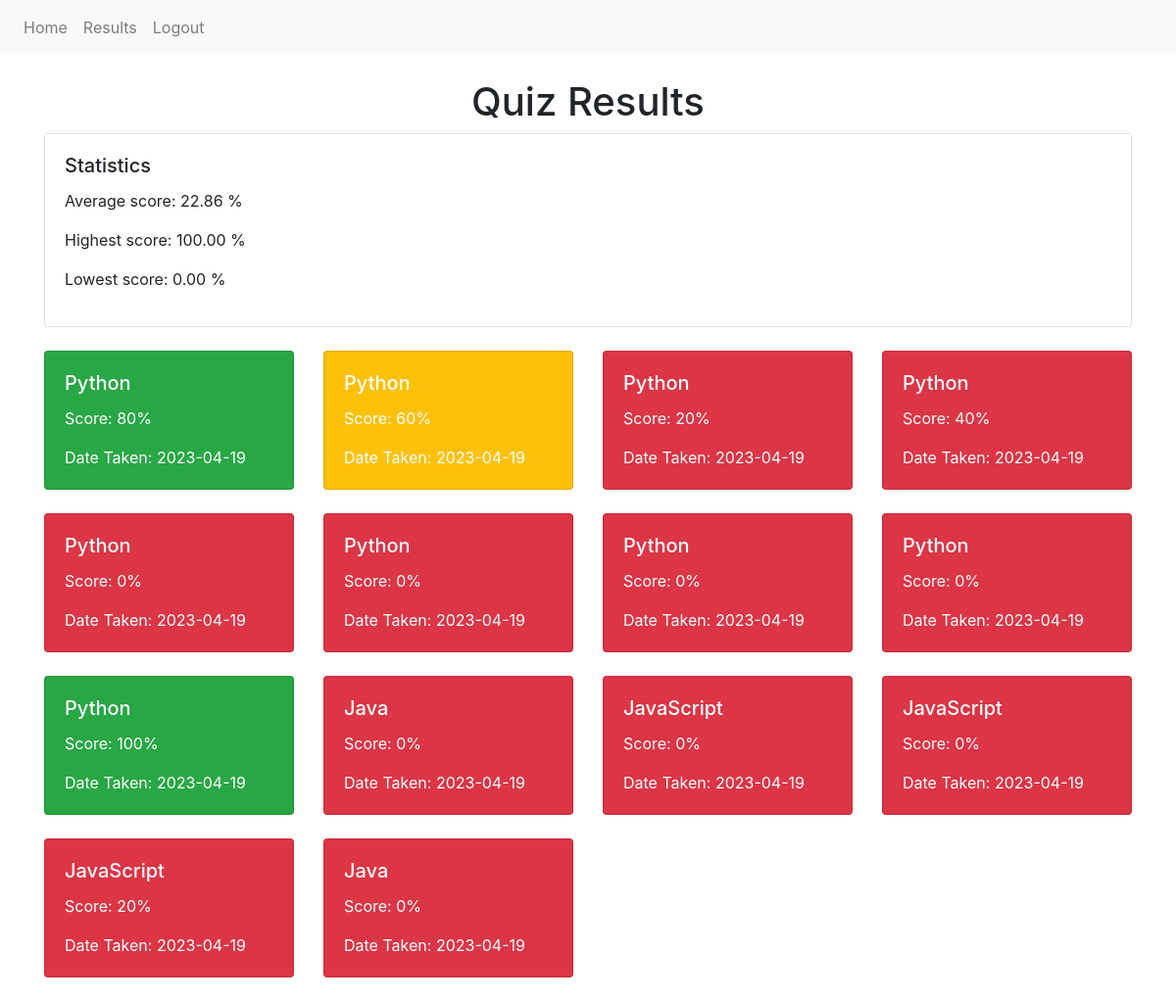
The page /quiz/quiz/results/ (signed in) on the database its author committed.
### quiz/models.py (models this page shows, shortened)
class QuizResult(models.Model):
    user = models.ForeignKey(User, on_delete=models.CASCADE)
    quiz_category = models.ForeignKey(QuizCategory, on_delete=models.CASCADE)
    score = models.IntegerField(default=0)
    date_taken = models.DateTimeField(auto_now_add=True)

class QuizCategory(models.Model):
    category_name = models.CharField(max_length=50)
    category_id = models.IntegerField()

### quiz/views.py (the view)
# urls.py: path('quiz/results/', quiz_results, name='quiz_results')
@login_required
def quiz_results(request):
    results = QuizResult.objects.filter(user=request.user)
    context = {'results': results}
    avg_score = results.aggregate(Avg('score'))['score__avg']
    highest_score = results.aggregate(Max('score'))['score__max']
    lowest_score = results.aggregate(Min('score'))['score__min']
    if avg_score is not None:
        context['average_score'] =  "{:.2f}".format(avg_score)
    else:
        context['average_score'] = "N/A"
    if highest_score is not None:
        context['highest_score'] = "{:.2f}".format(highest_score)
    else:
        context['highest_score'] = "N/A"
    if lowest_score is not None:
        context['lowest_score'] = "{:.2f}".format(lowest_score)
    else:
        context['lowest_score'] = "N/A"
    return render(request, 'quiz/results.html', context)

### templates/quiz/results.html (shortened to what this page needs)
{% extends 'base.html' %}
{% block content %}
    <div class="text-center">
        <h1>Quiz Results</h1>
    </div>
    {% if results %}
        <div class="card">
            <div class="card-body">
                <h5 class="card-title">Statistics</h5>
                {% if results %}
                    <p>Average score: {{ average_score }} %</p>
                    <p>Highest score: {{ highest_score }} %</p>
                    <p>Lowest score: {{ lowest_score }} %</p>
                {% endif %}
            </div>
        </div>
        <div class="row mt-4">
            {% for result in results %}
                <div class="col-lg-3 col-md-6 col-sm-12 mb-4">
                    <div class="card {% if result.score >= 80 %}bg-success{% elif result.score >= 50 %}bg-warning{% else %}bg-danger{% endif %}">
                        <div class="card-body">
                            <h5 class="card-title text-white">{{ result.quiz_category.category_name }}</h5>
                            <p class="card-text text-white">Score: {{ result.score }}%</p>
                            <p class="card-text text-white">Date Taken: {{ result.date_taken|date:'Y-m-d' }}</p>
                        </div>
                    </div>
                </div>
            {% endfor %}
        </div>
    {% else %}
        <div class="text-center">
            <p>No results found.</p>
        </div>
    {% endif %}
{% endblock %}

### templates/base.html (shortened to what this page needs)
<!DOCTYPE html>
<html>
<head>
   <link rel="stylesheet" href="https://cdn.jsdelivr.net/npm/bootstrap@4.3.1/dist/css/bootstrap.min.css">
</head>
<body>
<nav class="navbar navbar-expand-lg navbar-light bg-light d-flex space-between">
    <div class="collapse navbar-collapse" id="navbarNav">
        <ul class="navbar-nav">
                 <li class="nav-item">
                    <a class="nav-link" href="{% url 'quiz:home' %}">Home</a>
                </li>
            {% if user.is_authenticated %}
                <li class="nav-item">
                    <a class="nav-link" href="{% url 'quiz:quiz_results' %}">Results</a>
                </li>
                <li class="nav-item">
                    <a class="nav-link" href="{% url 'logout' %}">Logout</a>
                </li>
            {% endif %}
        </ul>
    </div>
</nav>
<div class="container mt-4">
    {% block content %}
    {% endblock %}
</div>
</body>
</html>

### rows shown on the page
QuizResult: quiz_category.category_name "Python", score "80", date_taken "2023-04-19"
QuizResult: quiz_category.category_name "Python", score "60", date_taken "2023-04-19"
QuizResult: quiz_category.category_name "Python", score "20", date_taken "2023-04-19"
QuizResult: quiz_category.category_name "Python", score "40", date_taken "2023-04-19"
QuizResult: quiz_category.category_name "Python", score "0", date_taken "2023-04-19"
QuizResult: quiz_category.category_name "Python", score "0", date_taken "2023-04-19"
QuizResult: quiz_category.category_name "Python", score "0", date_taken "2023-04-19"
QuizResult: quiz_category.category_name "Python", score "0", date_taken "2023-04-19"
QuizResult: quiz_category.category_name "Python", score "100", date_taken "2023-04-19"
QuizResult: quiz_category.category_name "Java", score "0", date_taken "2023-04-19"
QuizResult: quiz_category.category_name "JavaScript", score "0", date_taken "2023-04-19"
QuizResult: quiz_category.category_name "JavaScript", score "0", date_taken "2023-04-19"
QuizResult: quiz_category.category_name "JavaScript", score "20", date_taken "2023-04-19"
QuizResult: quiz_category.category_name "Java", score "0", date_taken "2023-04-19"

### other values the page prints
{{ average_score }} "22.86"
{{ highest_score }} "100.00"
{{ lowest_score }} "0.00"
